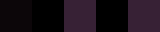

This is a level from a 2D game, rendered from its Tiled map with the project's own tilesets. A one-line summary and the complete map file follow:
An orthogonal 5x1 tile map with 32x32 px tiles, 4 tile layers (regions, input_path, input_path, output_types).

<map version="1.2" tiledversion="2019.03.13" orientation="orthogonal" renderorder="right-down" width="5" height="1" tilewidth="32" tileheight="32" infinite="0" nextlayerid="49" nextobjectid="1">
 <tileset firstgid="1" source="../tileset.tsx" />
 <layer id="45" name="regions" width="5" height="1">
  <data encoding="csv">
79,0,80,0,78
</data>
 </layer>
 <layer id="46" name="input_path" width="5" height="1">
  <properties>
   <property name="StrictEmpty" type="bool" value="true" />
  </properties>
  <data encoding="csv">
0,0,80,0,78
</data>
 </layer>
 <layer id="47" name="input_path" width="5" height="1">
  <properties>
   <property name="StrictEmpty" type="bool" value="true" />
  </properties>
  <data encoding="csv">
79,0,80,0,78
</data>
 </layer>
 <layer id="48" name="output_types" width="5" height="1">
  <data encoding="csv">
79,0,80,0,80
</data>
 </layer>
</map>
